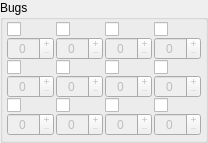
        <widget class="QGroupBox" name="groupBox">
         <property name="title">
          <string>Bugs</string>
         </property>
         <layout class="QGridLayout" name="gridLayout_11">
          <property name="leftMargin">
           <number>4</number>
          </property>
          <property name="topMargin">
           <number>2</number>
          </property>
          <property name="rightMargin">
           <number>4</number>
          </property>
          <property name="bottomMargin">
           <number>4</number>
          </property>
          <property name="horizontalSpacing">
           <number>2</number>
          </property>
          <property name="verticalSpacing">
           <number>0</number>
          </property>
          <item row="0" column="0">
           <widget class="QCheckBox" name="hornetChkBox">
            <property name="toolTip">
             <string>Deku Hornet</string>
            </property>
            <property name="statusTip">
             <string>Deku Hornet</string>
            </property>
            <property name="icon">
             <iconset resource="../resources/resources.qrc">
              <normaloff>:/Bugs/DekuHornet</normaloff>:/Bugs/DekuHornet</iconset>
            </property>
            <property name="iconSize">
             <size>
              <width>48</width>
              <height>48</height>
             </size>
            </property>
           </widget>
          </item>
          <item row="0" column="1">
           <widget class="QCheckBox" name="butterflyChkBox">
            <property name="toolTip">
             <string>Blessed Butterfly</string>
            </property>
            <property name="statusTip">
             <string>Blessed Butterfly</string>
            </property>
            <property name="icon">
             <iconset resource="../resources/resources.qrc">
              <normaloff>:/Bugs/BlessedButterfly</normaloff>:/Bugs/BlessedButterfly</iconset>
            </property>
            <property name="iconSize">
             <size>
              <width>48</width>
              <height>48</height>
             </size>
            </property>
           </widget>
          </item>
          <item row="0" column="2">
           <widget class="QCheckBox" name="dragonflyChkBox">
            <property name="toolTip">
             <string>Gerudo Dragonfly</string>
            </property>
            <property name="statusTip">
             <string>Gerudo Dragonfly</string>
            </property>
            <property name="icon">
             <iconset resource="../resources/resources.qrc">
              <normaloff>:/Bugs/GerudoDragonfly</normaloff>:/Bugs/GerudoDragonfly</iconset>
            </property>
            <property name="iconSize">
             <size>
              <width>48</width>
              <height>48</height>
             </size>
            </property>
           </widget>
          </item>
          <item row="0" column="3">
           <widget class="QCheckBox" name="fireflyChkBox">
            <property name="toolTip">
             <string>Starry Firefly</string>
            </property>
            <property name="statusTip">
             <string>Starry Firefly</string>
            </property>
            <property name="icon">
             <iconset resource="../resources/resources.qrc">
              <normaloff>:/Bugs/StarryFirefly</normaloff>:/Bugs/StarryFirefly</iconset>
            </property>
            <property name="iconSize">
             <size>
              <width>48</width>
              <height>48</height>
             </size>
            </property>
           </widget>
          </item>
          <item row="2" column="0">
           <widget class="QCheckBox" name="rhinoBeetleChkBox">
            <property name="toolTip">
             <string>Woodland Rhino Beetle</string>
            </property>
            <property name="statusTip">
             <string>Woodland Rhino Beetle</string>
            </property>
            <property name="icon">
             <iconset resource="../resources/resources.qrc">
              <normaloff>:/Bugs/WoodlandRhinoBeetle</normaloff>:/Bugs/WoodlandRhinoBeetle</iconset>
            </property>
            <property name="iconSize">
             <size>
              <width>48</width>
              <height>48</height>
             </size>
            </property>
           </widget>
          </item>
          <item row="2" column="1">
           <widget class="QCheckBox" name="ladybugChkBox">
            <property name="toolTip">
             <string>Volcanic Ladybug</string>
            </property>
            <property name="statusTip">
             <string>Volcanic Ladybug</string>
            </property>
            <property name="icon">
             <iconset resource="../resources/resources.qrc">
              <normaloff>:/Bugs/VolcanicLadyBug</normaloff>:/Bugs/VolcanicLadyBug</iconset>
            </property>
            <property name="iconSize">
             <size>
              <width>48</width>
              <height>48</height>
             </size>
            </property>
           </widget>
          </item>
          <item row="2" column="2">
           <widget class="QCheckBox" name="sandCicadaChkBox">
            <property name="toolTip">
             <string>Sand Cicada</string>
            </property>
            <property name="statusTip">
             <string>Sand Cicada</string>
            </property>
            <property name="icon">
             <iconset resource="../resources/resources.qrc">
              <normaloff>:/Bugs/SandCicada</normaloff>:/Bugs/SandCicada</iconset>
            </property>
            <property name="iconSize">
             <size>
              <width>48</width>
              <height>48</height>
             </size>
            </property>
           </widget>
          </item>
          <item row="2" column="3">
           <widget class="QCheckBox" name="stagBeetleChkBox">
            <property name="toolTip">
             <string>Sky Stag Beetle</string>
            </property>
            <property name="statusTip">
             <string>Sky Stag Beetle</string>
            </property>
            <property name="icon">
             <iconset resource="../resources/resources.qrc">
              <normaloff>:/Bugs/SkyStagBeetle</normaloff>:/Bugs/SkyStagBeetle</iconset>
            </property>
            <property name="iconSize">
             <size>
              <width>48</width>
              <height>48</height>
             </size>
            </property>
           </widget>
          </item>
          <item row="5" column="0">
           <widget class="QCheckBox" name="grasshopperChkBox">
            <property name="toolTip">
             <string>Faron Grasshopper</string>
            </property>
            <property name="statusTip">
             <string>Faron Grasshopper</string>
            </property>
            <property name="text">
             <string/>
            </property>
            <property name="icon">
             <iconset resource="../resources/resources.qrc">
              <normaloff>:/Bugs/FaronGrasshopper</normaloff>:/Bugs/FaronGrasshopper</iconset>
            </property>
            <property name="iconSize">
             <size>
              <width>48</width>
              <height>48</height>
             </size>
            </property>
           </widget>
          </item>
          <item row="5" column="1">
           <widget class="QCheckBox" name="mantisChkBox">
            <property name="toolTip">
             <string>Skyloft Mantis</string>
            </property>
            <property name="statusTip">
             <string>Skyloft Mantis</string>
            </property>
            <property name="icon">
             <iconset resource="../resources/resources.qrc">
              <normaloff>:/Bugs/LoftMantis</normaloff>:/Bugs/LoftMantis</iconset>
            </property>
            <property name="iconSize">
             <size>
              <width>48</width>
              <height>48</height>
             </size>
            </property>
           </widget>
          </item>
          <item row="5" column="2">
           <widget class="QCheckBox" name="antChkBox">
            <property name="toolTip">
             <string>Lanayru Ant</string>
            </property>
            <property name="statusTip">
             <string>Lanayru Ant</string>
            </property>
            <property name="icon">
             <iconset resource="../resources/resources.qrc">
              <normaloff>:/Bugs/LanayruAnt</normaloff>:/Bugs/LanayruAnt</iconset>
            </property>
            <property name="iconSize">
             <size>
              <width>48</width>
              <height>48</height>
             </size>
            </property>
           </widget>
          </item>
          <item row="5" column="3">
           <widget class="QCheckBox" name="eldinRollerChkBox">
            <property name="toolTip">
             <string>Eldin Roller</string>
            </property>
            <property name="statusTip">
             <string>Eldin Roller</string>
            </property>
            <property name="text">
             <string/>
            </property>
            <property name="icon">
             <iconset resource="../resources/resources.qrc">
              <normaloff>:/Bugs/EldinRoller</normaloff>:/Bugs/EldinRoller</iconset>
            </property>
            <property name="iconSize">
             <size>
              <width>48</width>
              <height>48</height>
             </size>
            </property>
           </widget>
          </item>
          <item row="1" column="0">
           <widget class="QSpinBox" name="hornetSpinBox">
            <property name="enabled">
             <bool>false</bool>
            </property>
            <property name="alignment">
             <set>Qt::AlignCenter</set>
            </property>
            <property name="buttonSymbols">
             <enum>QAbstractSpinBox::PlusMinus</enum>
            </property>
            <property name="maximum">
             <number>127</number>
            </property>
           </widget>
          </item>
          <item row="1" column="1">
           <widget class="QSpinBox" name="butterflySpinBox">
            <property name="enabled">
             <bool>false</bool>
            </property>
            <property name="alignment">
             <set>Qt::AlignCenter</set>
            </property>
            <property name="buttonSymbols">
             <enum>QAbstractSpinBox::PlusMinus</enum>
            </property>
            <property name="maximum">
             <number>127</number>
            </property>
           </widget>
          </item>
          <item row="1" column="2">
           <widget class="QSpinBox" name="dragonflySpinBox">
            <property name="enabled">
             <bool>false</bool>
            </property>
            <property name="alignment">
             <set>Qt::AlignCenter</set>
            </property>
            <property name="buttonSymbols">
             <enum>QAbstractSpinBox::PlusMinus</enum>
            </property>
            <property name="maximum">
             <number>127</number>
            </property>
           </widget>
          </item>
          <item row="1" column="3">
           <widget class="QSpinBox" name="fireflySpinBox">
            <property name="enabled">
             <bool>false</bool>
            </property>
            <property name="frame">
             <bool>true</bool>
            </property>
            <property name="alignment">
             <set>Qt::AlignCenter</set>
            </property>
            <property name="buttonSymbols">
             <enum>QAbstractSpinBox::PlusMinus</enum>
            </property>
            <property name="maximum">
             <number>127</number>
            </property>
           </widget>
          </item>
          <item row="3" column="0">
           <widget class="QSpinBox" name="rhinoBeetleSpinBox">
            <property name="enabled">
             <bool>false</bool>
            </property>
            <property name="alignment">
             <set>Qt::AlignCenter</set>
            </property>
            <property name="buttonSymbols">
             <enum>QAbstractSpinBox::PlusMinus</enum>
            </property>
            <property name="maximum">
             <number>127</number>
            </property>
           </widget>
          </item>
          <item row="3" column="1">
           <widget class="QSpinBox" name="ladybugSpinBox">
            <property name="enabled">
             <bool>false</bool>
            </property>
            <property name="alignment">
             <set>Qt::AlignCenter</set>
            </property>
            <property name="buttonSymbols">
             <enum>QAbstractSpinBox::PlusMinus</enum>
            </property>
            <property name="maximum">
             <number>127</number>
            </property>
           </widget>
          </item>
          <item row="3" column="2">
           <widget class="QSpinBox" name="sandCicadaSpinBox">
            <property name="enabled">
             <bool>false</bool>
            </property>
            <property name="alignment">
             <set>Qt::AlignCenter</set>
            </property>
            <property name="buttonSymbols">
             <enum>QAbstractSpinBox::PlusMinus</enum>
            </property>
            <property name="maximum">
             <number>127</number>
            </property>
           </widget>
          </item>
          <item row="6" column="0">
           <widget class="QSpinBox" name="grasshopperSpinBox">
            <property name="enabled">
             <bool>false</bool>
            </property>
            <property name="alignment">
             <set>Qt::AlignCenter</set>
            </property>
            <property name="buttonSymbols">
             <enum>QAbstractSpinBox::PlusMinus</enum>
            </property>
            <property name="maximum">
             <number>127</number>
            </property>
           </widget>
          </item>
          <item row="6" column="1">
           <widget class="QSpinBox" name="mantisSpinBox">
            <property name="enabled">
             <bool>false</bool>
            </property>
            <property name="alignment">
             <set>Qt::AlignCenter</set>
            </property>
            <property name="buttonSymbols">
             <enum>QAbstractSpinBox::PlusMinus</enum>
            </property>
            <property name="maximum">
             <number>127</number>
            </property>
           </widget>
          </item>
          <item row="6" column="2">
           <widget class="QSpinBox" name="antSpinBox">
            <property name="enabled">
             <bool>false</bool>
            </property>
            <property name="alignment">
             <set>Qt::AlignCenter</set>
            </property>
            <property name="buttonSymbols">
             <enum>QAbstractSpinBox::PlusMinus</enum>
            </property>
            <property name="maximum">
             <number>127</number>
            </property>
           </widget>
          </item>
          <item row="3" column="3">
           <widget class="QSpinBox" name="stagBeetleSpinBox">
            <property name="enabled">
             <bool>false</bool>
            </property>
            <property name="alignment">
             <set>Qt::AlignCenter</set>
            </property>
            <property name="buttonSymbols">
             <enum>QAbstractSpinBox::PlusMinus</enum>
            </property>
            <property name="maximum">
             <number>127</number>
            </property>
           </widget>
          </item>
          <item row="6" column="3">
           <widget class="QSpinBox" name="eldinRollerSpinBox">
            <property name="enabled">
             <bool>false</bool>
            </property>
            <property name="maximumSize">
             <size>
              <width>16777215</width>
              <height>16777215</height>
             </size>
            </property>
            <property name="frame">
             <bool>true</bool>
            </property>
            <property name="alignment">
             <set>Qt::AlignCenter</set>
            </property>
            <property name="buttonSymbols">
             <enum>QAbstractSpinBox::PlusMinus</enum>
            </property>
            <property name="maximum">
             <number>127</number>
            </property>
           </widget>
          </item>
         </layout>
        </widget>
